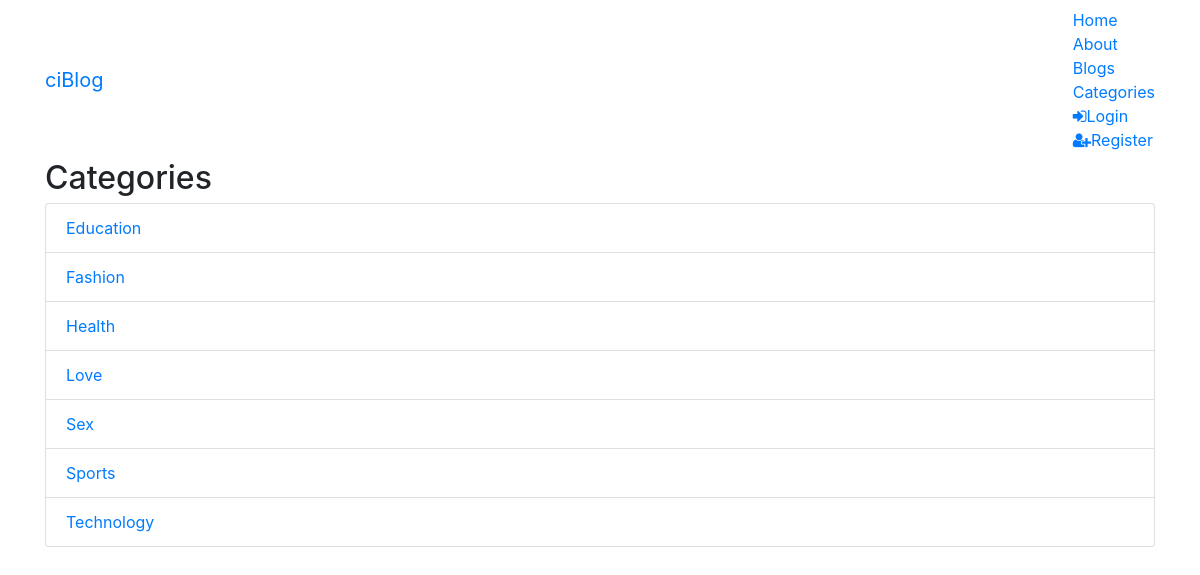
Page /index.php/categories on the committed database.
### tables this page shows
CREATE TABLE `categories` (
  `id` int(11) NOT NULL,
  `user_id` int(11) NOT NULL,
  `name` varchar(255) NOT NULL,
  `created_at` timestamp NOT NULL DEFAULT CURRENT_TIMESTAMP
);

### application/controllers/Categories.php (called while the page is built, shortened)
<?php
	class Categories extends CI_Controller
	{
		public function index()
		{
            $data['title'] = 'Categories';
            $data['categories'] = $this->Category_model->get_categories();
            $this->load->view('templates/header');
	        $this->load->view('categories/index', $data);
	        $this->load->view('templates/footer');
		}
	}
?>

### index.php (called while the page is built, shortened)
<?php
require_once BASEPATH.'core/CodeIgniter.php';

### application/models/Category_model.php (called while the page is built, shortened)
<?php
	class Category_model extends CI_Model
	{
        public function get_categories()
	    {
	        $this->db->order_by('name');
	        $query = $this->db->get('categories');
	        return $query->result_array();
	    }
	}
?>

### application/views/categories/index.php (the view, shortened to what this page needs)
<h2><?= $title ?></h2>
<ul class="list-group">
	<?php foreach ($categories as $category) : ?>
       <li class="list-group-item">
       	  <a href="<?php echo site_url('categories/posts/'.$category['id']); ?>">
       	  	<?php echo $category['name']; ?>
       	  </a>
       </li>
    <?php endforeach; ?>
</ul>

### rows in the picture
categories: name "Education"
categories: name "Fashion"
categories: name "Health"
categories: name "Love"
categories: name "Sex"
categories: name "Sports"
categories: name "Technology"

### other values in the picture
$title "Categories"
